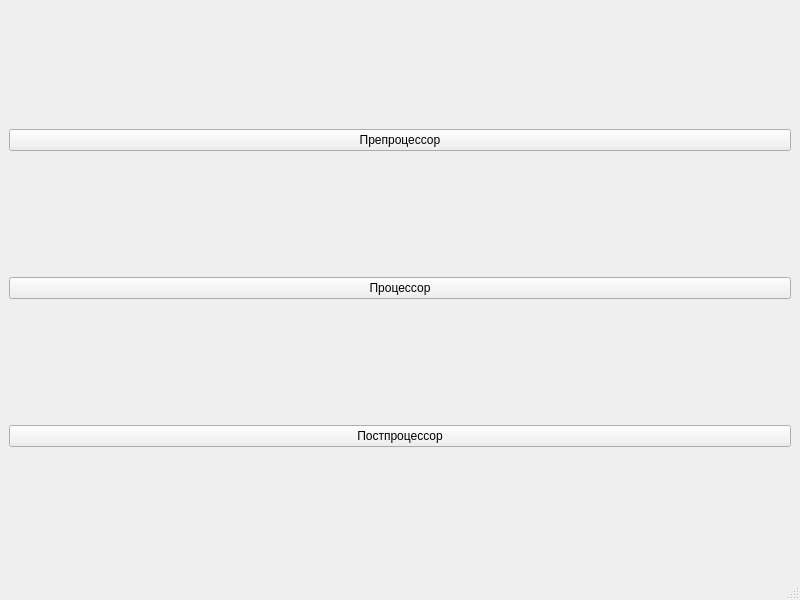
<?xml version="1.0" encoding="UTF-8"?>
<ui version="4.0">
 <class>MainWindow</class>
 <widget class="QMainWindow" name="MainWindow">
  <property name="geometry">
   <rect>
    <x>0</x>
    <y>0</y>
    <width>800</width>
    <height>600</height>
   </rect>
  </property>
  <property name="windowTitle">
   <string>MainWindow</string>
  </property>
  <widget class="QWidget" name="centralwidget">
   <layout class="QVBoxLayout" name="verticalLayout">
    <item>
     <widget class="QPushButton" name="PreprocessorButton">
      <property name="text">
       <string>Препроцессор</string>
      </property>
     </widget>
    </item>
    <item>
     <widget class="QPushButton" name="ProcessorButton">
      <property name="text">
       <string>Процессор</string>
      </property>
     </widget>
    </item>
    <item>
     <widget class="QPushButton" name="PostProcessorButton">
      <property name="text">
       <string>Постпроцессор</string>
      </property>
     </widget>
    </item>
   </layout>
  </widget>
  <widget class="QMenuBar" name="menubar">
   <property name="geometry">
    <rect>
     <x>0</x>
     <y>0</y>
     <width>800</width>
     <height>21</height>
    </rect>
   </property>
  </widget>
  <widget class="QStatusBar" name="statusbar"/>
 </widget>
 <resources/>
 <connections/>
</ui>
